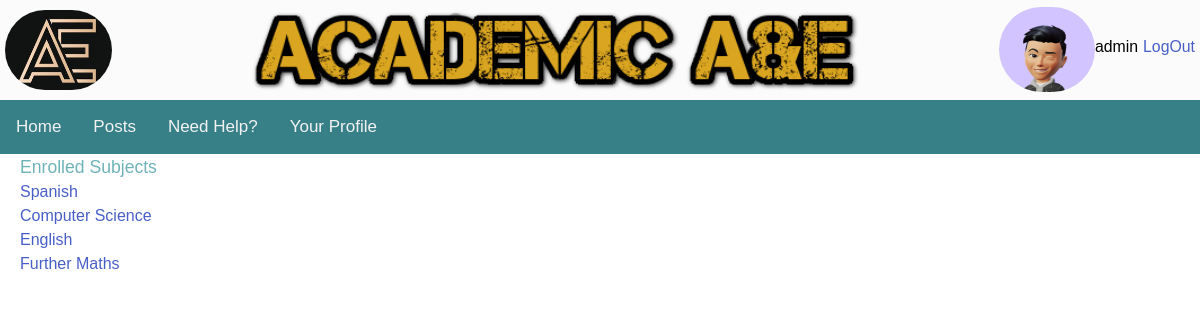
Page /revision_resources/ (signed in) on the committed database.
### user_profiles/models.py (models this page shows, shortened)
class Profile2(models.Model):
    user = models.OneToOneField(User, on_delete=models.CASCADE)
    avatar = models.ImageField(default='default.jpg', upload_to='profile_images')
    firstname = models.CharField(max_length=100)
    lastname = models.CharField(max_length=100)
    year_group = models.CharField(max_length=10, choices=YEAR_CHOICES)
    subject1 = models.ForeignKey(Subjects, blank=True, null=True, on_delete=models.CASCADE,related_name='subject1')
    subject2 = models.ForeignKey(Subjects, blank=True, null=True, on_delete=models.CASCADE,related_name='subject2')
    subject3 = models.ForeignKey(Subjects, blank=True, null=True, on_delete=models.CASCADE,related_name='subject3')
    subject4 = models.ForeignKey(Subjects, blank=True, null=True, on_delete=models.CASCADE,related_name='subject4')

### academic/models.py (models this page shows, shortened)
class Subjects(models.Model):
    subject_name=models.CharField(max_length=20, choices=SUBJECT_CHOICES,unique=True)

### revision/views.py (the view)
# urls.py: path('revision_resources/', include('revision.urls')),
@login_required(login_url=reverse_lazy('login'))
def revision_resources(request):
    subjects=[]
    isSubjectUpdated=False
    enrolled_subjects=Profile2.objects.filter(user_id= request.user.id)[0]
    if enrolled_subjects.subject1:
        isSubjectUpdated=True
        subjects.append({'subject_name':enrolled_subjects.subject1.subject_name,'subject_id':enrolled_subjects.subject1.id})
    if enrolled_subjects.subject2:
        isSubjectUpdated=True
        subjects.append({'subject_name':enrolled_subjects.subject2.subject_name,'subject_id':enrolled_subjects.subject2.id})
    if enrolled_subjects.subject3:
        isSubjectUpdated=True
        subjects.append({'subject_name':enrolled_subjects.subject3.subject_name,'subject_id':enrolled_subjects.subject3.id})
    if enrolled_subjects.subject4:
        isSubjectUpdated=True
        subjects.append({'subject_name':enrolled_subjects.subject4.subject_name,'subject_id':enrolled_subjects.subject4.id})
    return render(request, 'revision/list_subjects.html', {'subjects':subjects,'isSubjectUpdated':isSubjectUpdated})

### revision/templates/revision/list_subjects.html (shortened to what this page needs)
{% extends "base.html" %}
{% load static %}
{% block content %}
<h1>Enrolled Subjects</h1>
     {% if isSubjectUpdated %}
     {%   for subject in subjects %}
     <ul class="menu">
        <li>
            <a href='topics/{{subject.subject_id}}'>{{subject.subject_name}}</a>
        </li>
  </ul>
     {% endfor %}
     {% else %}
      <h2>Please update your profile</h2>
    {% endif %}
{% endblock content %}

### nea_site/templates/base.html (shortened to what this page needs)
{% load static %}
<!DOCTYPE html>
<html>
<head>
<link href ="{% static 'main.css' %}" rel ="stylesheet" type = "text/css">
<link rel="stylesheet" type="text/css" href="{% static 'cal/css/styles.css' %}">
<link rel="stylesheet" type="text/css" href="https://cdn.datatables.net/1.13.1/css/jquery.dataTables.min.css">
<link rel="stylesheet" href="https://cdnjs.cloudflare.com/ajax/libs/Chart.js/2.8.0/Chart.min.css" />
<link rel="stylesheet" href="https://cdn.jsdelivr.net/npm/bulma@0.9.3/css/bulma.min.css">
</head>
<body>
<div class ="wrapper">
    <div class="header">
        <div class="header-logo"><img class="header-logo-image" src="{% static 'logo.jpg' %}" alt=""/></div>
        <div class="header-top-banner"><img class="top-banner-image" src="{% static 'top_banner.png' %}" width="700" height="150" title="I'm the top banner" alt=""/></div>
        <div class="user-login-status">
            {% if user.is_authenticated %}
            <img class="user-profile-image" src="{{ user.profile2.avatar.url }} "/>
            <div class="user-name">  <h1>{{ user.username }} </h1></div>
            <div class="user-logout-url"><a href="{% url 'logout' %}?next=/">LogOut</a></div>
            {% endif %}
        </div>
    </div>
    <div id="topnavbar">
        <a class="nav-link" href="{% url 'homepage' %}">Home</a>
        <a class="nav-link" href="{% url 'posts:mainscreen' %} ">Posts</a>
        <a class="nav-link" href="/need_help">Need Help?</a>
        <a class="nav-link" href="/user_profiles/profile/">Your Profile</a>
    </div>
    <div id="main">
        {% block content %}
        {% endblock content %}
    </div>
</div>
</body>
</html>

### nea_site/static/main.css (style rules this page uses)
.wrapper { background-color: currentColor; font-family: 'Avenir', Helvetica, sans-serif; font-size: 1.1em; text-align: justify; color: #fbfbfb; margin-top: 0px; margin-left: auto; margin-right: auto; width: auto; }
.header { display:flex }
.header-logo { display:flex; height: 100px; vertical-align: top; margin-left: 5px; }
.header-logo-image { width: 120px; height: 80px; border-radius: 130px; margin-top: 10px; }
.user-profile-image { width: 120px; height: 85px; border-radius: 150px; vertical-align: top; margin-top: 7px; }
.header-top-banner { display: flex; width: auto; height: 100px; vertical-align: top; align-content: center; margin-right: 130px; margin-left: 130px; }
.top-banner-image { height: 100px; }
.user-login-status { color: #353942; display: flex; width: auto; }
.user-name { display: flex; text-align: center; font-size: 0.9em; margin-top: 5px; margin-right: 5px; padding-top: 30px; padding-bottom: 10px; clear: both; color: black; }
.user-logout-url { display: flex; text-align: center; font-size: 0.9em; margin-top: 5px; margin-right: 5px; padding-top: 30px; padding-bottom: 10px; clear: both; color: black; }
#topnavbar { background-color: #388087; overflow: hidden; }
#topnavbar a { float: left; color: #f2f2f2; text-align: center; padding: 14px 16px; text-decoration: none; font-size: 17px; }
#main { width: 100%; float: left; margin-left: 20px; margin-right: 10px; padding-right: 10px; color: #6FB3B8; }

### nea_site/static/cal/css/styles.css (style rules this page uses)
ul { height: 100%; padding: 0px 5px 0px 20px; }

### rows in the picture
Subjects: subject_name "Spanish"
Subjects: subject_name "Computer Science"
Subjects: subject_name "English"
Subjects: subject_name "Further Maths"

### other values in the picture
{{ user.username }} "admin"
